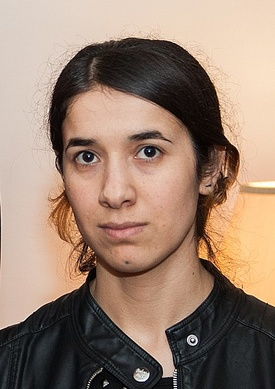
#> input picture Nadia_Murad.jpg, 275 x 389 px, shrunk from 440 x 623 before the run, found by its file name
$ jupyter execute Detecting_Face.ipynb   (shell and % lines are left out)
#> lines starting #> are read from the running program, lines starting #| are printed output that depends on the picture; after the words box and inside, x2 and y2 are one past the last pixel; in counts of white or black regions, pixels touching at a corner belong together
Face Dectection with Haar Cascades Note: This is face detection NOT face recognition. We are only detecting if a face is in an image, not whos the face actually is. That requires deep learning which we'll go over later!

[cell 1]
import cv2
import numpy as np
import matplotlib.pyplot as plt

[cell 2]
nadia = cv2.imread('C:/7-Computer_Vision/Nadia_Murad.jpg', 0)
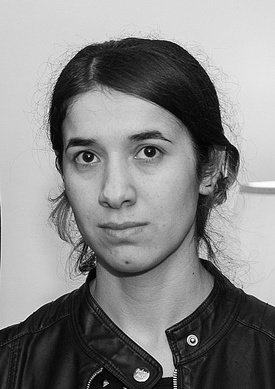
#> nadia: shape (389, 275); min 0, max 255, mean 134.7
denis = cv2.imread('C:/7-Computer_Vision/Denis_Mukwege.jpg', 0)
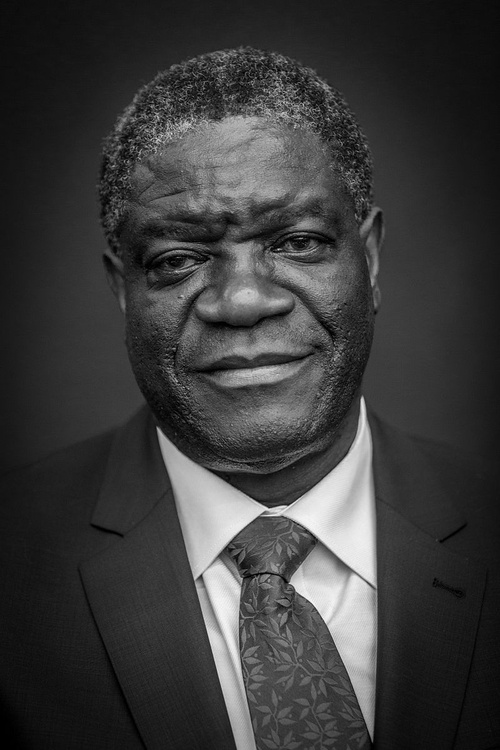
#> input picture Denis_Mukwege.jpg, 500 x 750 px, shrunk from 800 x 1200 before the run, found by its file name
#> denis is the input picture: shape (750, 500); min 0, max 249, mean 58.8
solvay = cv2.imread('C:/7-Computer_Vision/solvay_conference.jpg', 0)
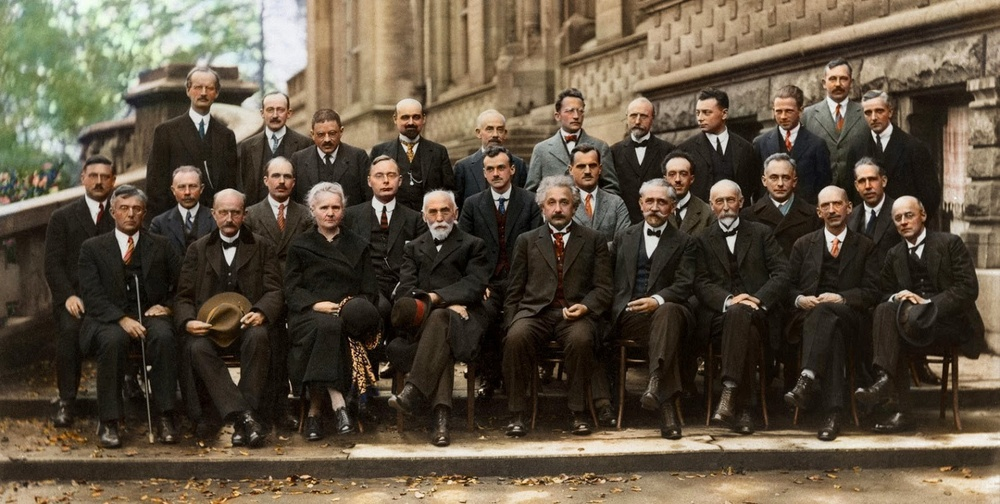
#> input picture solvay_conference.jpg, 1000 x 504 px, shrunk from 1600 x 806 before the run, found by its file name
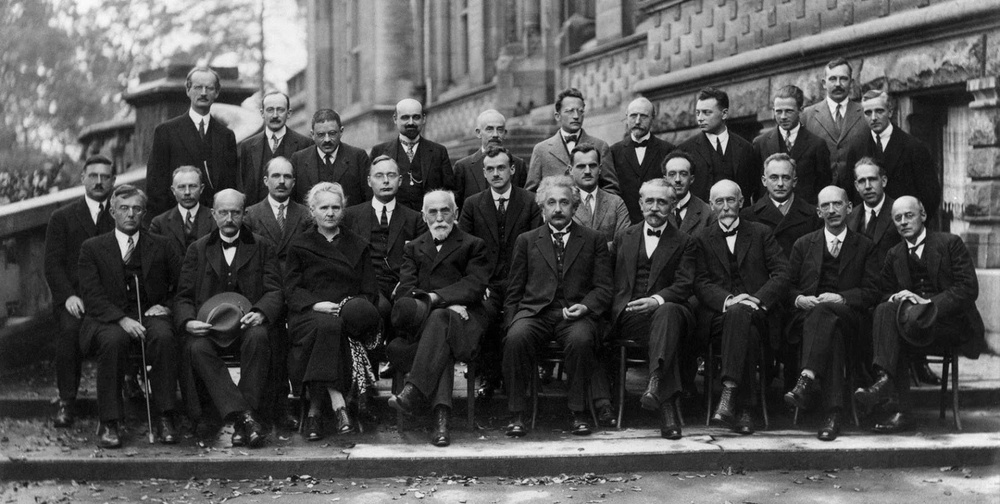
#> solvay: shape (504, 1000); min 0, max 253, mean 82.7

[cell 3]
plt.imshow(nadia, cmap = 'gray')

[cell 4]
plt.imshow(denis, cmap = 'gray')

[cell 5]
plt.imshow(solvay, cmap = 'gray')

OpenCV comes with these pre-trained cascade files, we've forwarded the .xml files for you

[cell 6]
face_cascade = cv2.CascadeClassifier('C:/7-Computer_Vision/haarcascade_frontalface_default.xml')

[cell 7]
def detect_face(img):
    face_img = img.copy()
    face_rects = face_cascade.detectMultiScale(face_img)
#> face_rects = [[76, 116, 327, 327]]
    for (x, y, w, h) in face_rects:
        cv2.rectangle(face_img, (x, y), (x+w, y+h), (255, 255, 255), 10)
        return face_img
#> this loop made 1 pass
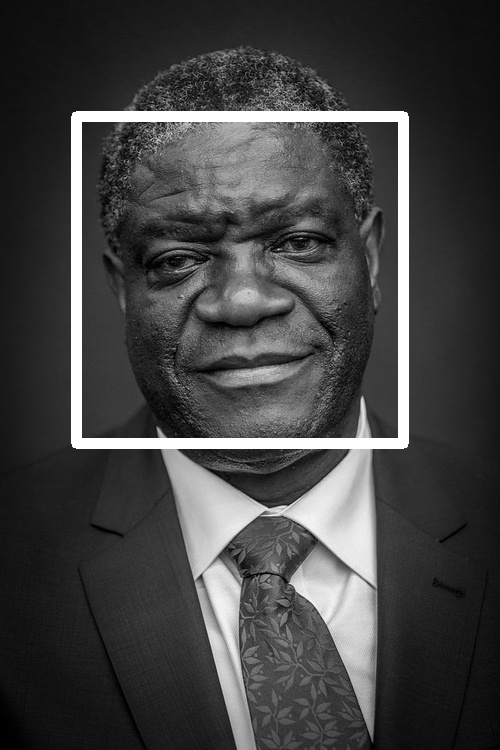
#> face_img: shape (750, 500); 3.83% of pixels changed, all inside (x1, y1, x2, y2) = (71, 111, 409, 449)
